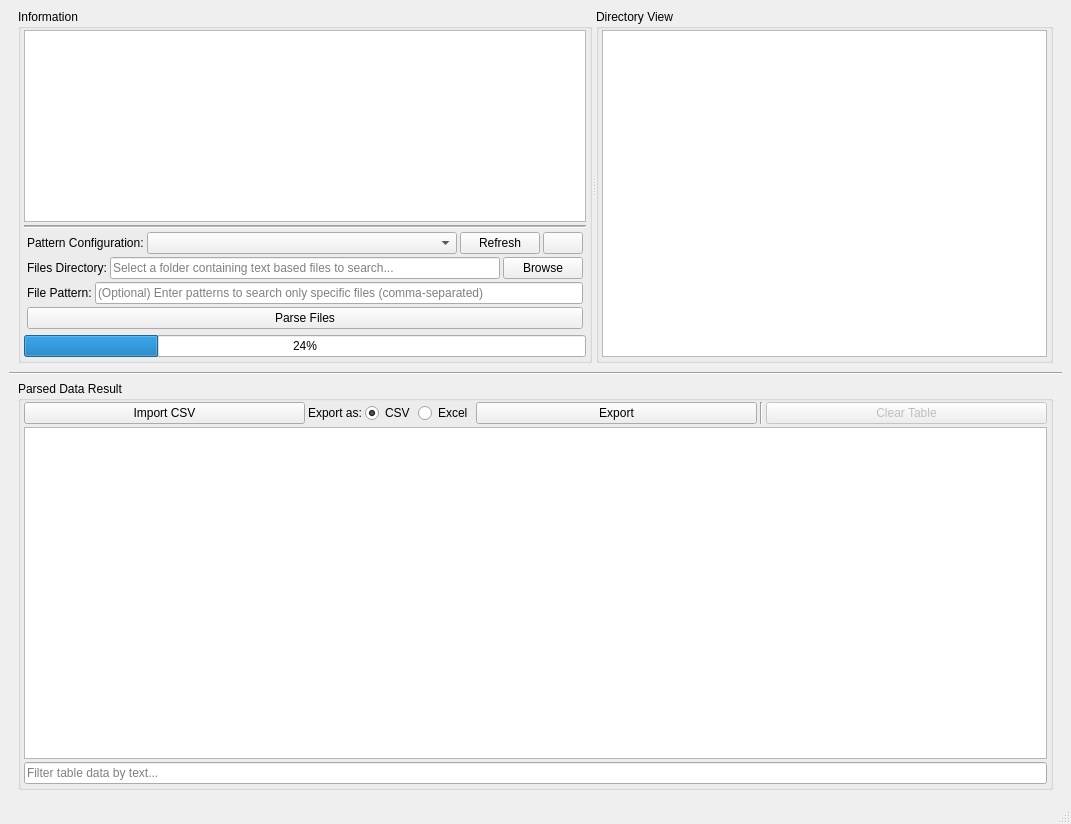
<?xml version="1.0" encoding="UTF-8"?>
<ui version="4.0">
 <class>MainWindow</class>
 <widget class="QMainWindow" name="MainWindow">
  <property name="geometry">
   <rect>
    <x>0</x>
    <y>0</y>
    <width>1071</width>
    <height>824</height>
   </rect>
  </property>
  <property name="windowTitle">
   <string>Lobster Log Reporter</string>
  </property>
  <property name="windowIcon">
   <iconset resource="../../qrc/LobsterLogReporter.qrc">
    <normaloff>:/media/icon/app-icon.ico</normaloff>:/media/icon/app-icon.ico</iconset>
  </property>
  <property name="iconSize">
   <size>
    <width>64</width>
    <height>64</height>
   </size>
  </property>
  <widget class="QWidget" name="centralwidget">
   <layout class="QVBoxLayout" name="verticalLayout">
    <item>
     <widget class="QWidget" name="widgetTop" native="true">
      <layout class="QVBoxLayout" name="verticalLayout_11">
       <property name="topMargin">
        <number>0</number>
       </property>
       <property name="bottomMargin">
        <number>3</number>
       </property>
       <item>
        <widget class="QSplitter" name="splitterTop">
         <property name="minimumSize">
          <size>
           <width>0</width>
           <height>300</height>
          </size>
         </property>
         <property name="orientation">
          <enum>Qt::Orientation::Horizontal</enum>
         </property>
         <widget class="QGroupBox" name="verticalGroupBox_information">
          <property name="title">
           <string>Information</string>
          </property>
          <property name="flat">
           <bool>false</bool>
          </property>
          <layout class="QVBoxLayout" name="verticalLeftLogView">
           <property name="spacing">
            <number>3</number>
           </property>
           <property name="leftMargin">
            <number>3</number>
           </property>
           <property name="topMargin">
            <number>1</number>
           </property>
           <property name="rightMargin">
            <number>3</number>
           </property>
           <property name="bottomMargin">
            <number>3</number>
           </property>
           <item>
            <widget class="QTextEdit" name="text_edit_program_output">
             <property name="minimumSize">
              <size>
               <width>0</width>
               <height>0</height>
              </size>
             </property>
             <property name="lineWrapMode">
              <enum>QTextEdit::LineWrapMode::NoWrap</enum>
             </property>
            </widget>
           </item>
           <item>
            <widget class="Line" name="line_separator">
             <property name="windowModality">
              <enum>Qt::WindowModality::NonModal</enum>
             </property>
             <property name="frameShadow">
              <enum>QFrame::Shadow::Sunken</enum>
             </property>
             <property name="lineWidth">
              <number>1</number>
             </property>
             <property name="midLineWidth">
              <number>1</number>
             </property>
             <property name="orientation">
              <enum>Qt::Orientation::Horizontal</enum>
             </property>
            </widget>
           </item>
           <item>
            <widget class="QWidget" name="widget_configuration" native="true">
             <property name="maximumSize">
              <size>
               <width>16777215</width>
               <height>16777215</height>
              </size>
             </property>
             <layout class="QVBoxLayout" name="verticalLayout_3">
              <property name="spacing">
               <number>3</number>
              </property>
              <property name="leftMargin">
               <number>3</number>
              </property>
              <property name="topMargin">
               <number>1</number>
              </property>
              <property name="rightMargin">
               <number>3</number>
              </property>
              <property name="bottomMargin">
               <number>3</number>
              </property>
              <item>
               <layout class="QHBoxLayout" name="horizontalLayout_2">
                <item>
                 <widget class="QLabel" name="label_pattern_configuration">
                  <property name="sizePolicy">
                   <sizepolicy hsizetype="Preferred" vsizetype="Preferred">
                    <horstretch>0</horstretch>
                    <verstretch>0</verstretch>
                   </sizepolicy>
                  </property>
                  <property name="text">
                   <string>Pattern Configuration:</string>
                  </property>
                 </widget>
                </item>
                <item>
                 <widget class="QComboBox" name="combobox_configuration">
                  <property name="sizePolicy">
                   <sizepolicy hsizetype="Expanding" vsizetype="Fixed">
                    <horstretch>0</horstretch>
                    <verstretch>0</verstretch>
                   </sizepolicy>
                  </property>
                 </widget>
                </item>
                <item>
                 <widget class="QPushButton" name="button_refresh_configuration">
                  <property name="toolTip">
                   <string>Refresh the üatterns if new files were added to the patterns folder.</string>
                  </property>
                  <property name="text">
                   <string>Refresh</string>
                  </property>
                  <property name="icon">
                   <iconset theme="QIcon::ThemeIcon::ViewRefresh"/>
                  </property>
                 </widget>
                </item>
                <item>
                 <widget class="QPushButton" name="button_pattern_configuration_info">
                  <property name="toolTip">
                   <string>Show relevant info about the selected pattern configuration.</string>
                  </property>
                  <property name="text">
                   <string/>
                  </property>
                  <property name="icon">
                   <iconset theme="QIcon::ThemeIcon::HelpAbout"/>
                  </property>
                 </widget>
                </item>
               </layout>
              </item>
              <item>
               <layout class="QHBoxLayout" name="horizontalLayout_3">
                <item>
                 <widget class="QLabel" name="label_files_directory">
                  <property name="text">
                   <string>Files Directory:</string>
                  </property>
                 </widget>
                </item>
                <item>
                 <widget class="QLineEdit" name="input_browse_folder">
                  <property name="placeholderText">
                   <string>Select a folder containing text based files to search...</string>
                  </property>
                  <property name="clearButtonEnabled">
                   <bool>true</bool>
                  </property>
                 </widget>
                </item>
                <item>
                 <widget class="QPushButton" name="button_browse_folder">
                  <property name="toolTip">
                   <string>Browse folder directory.</string>
                  </property>
                  <property name="text">
                   <string>Browse</string>
                  </property>
                 </widget>
                </item>
               </layout>
              </item>
              <item>
               <layout class="QHBoxLayout" name="horizontalLayout_04">
                <item>
                 <widget class="QLabel" name="label_file_pattern">
                  <property name="sizePolicy">
                   <sizepolicy hsizetype="Minimum" vsizetype="Preferred">
                    <horstretch>0</horstretch>
                    <verstretch>0</verstretch>
                   </sizepolicy>
                  </property>
                  <property name="minimumSize">
                   <size>
                    <width>0</width>
                    <height>0</height>
                   </size>
                  </property>
                  <property name="text">
                   <string>File Pattern:</string>
                  </property>
                 </widget>
                </item>
                <item>
                 <widget class="QLineEdit" name="input_file_pattern">
                  <property name="minimumSize">
                   <size>
                    <width>0</width>
                    <height>0</height>
                   </size>
                  </property>
                  <property name="placeholderText">
                   <string>(Optional) Enter patterns to search only specific files (comma-separated)</string>
                  </property>
                  <property name="clearButtonEnabled">
                   <bool>true</bool>
                  </property>
                 </widget>
                </item>
               </layout>
              </item>
              <item>
               <widget class="QPushButton" name="button_parse_files">
                <property name="toolTip">
                 <string>Parse and search the found files in the folder and display it's results into the table below.</string>
                </property>
                <property name="text">
                 <string>Parse Files</string>
                </property>
               </widget>
              </item>
             </layout>
            </widget>
           </item>
           <item>
            <widget class="QProgressBar" name="progressbar">
             <property name="value">
              <number>24</number>
             </property>
            </widget>
           </item>
          </layout>
         </widget>
         <widget class="QGroupBox" name="verticalGroupBox_directory_view">
          <property name="title">
           <string>Directory View</string>
          </property>
          <layout class="QVBoxLayout" name="verticalRightTreeView">
           <property name="spacing">
            <number>3</number>
           </property>
           <property name="leftMargin">
            <number>3</number>
           </property>
           <property name="topMargin">
            <number>1</number>
           </property>
           <property name="rightMargin">
            <number>3</number>
           </property>
           <property name="bottomMargin">
            <number>3</number>
           </property>
           <item>
            <widget class="QTreeView" name="treeview_directory_view"/>
           </item>
          </layout>
         </widget>
        </widget>
       </item>
      </layout>
     </widget>
    </item>
    <item>
     <widget class="Line" name="line">
      <property name="orientation">
       <enum>Qt::Orientation::Horizontal</enum>
      </property>
     </widget>
    </item>
    <item>
     <widget class="QWidget" name="widgetBottom" native="true">
      <layout class="QVBoxLayout" name="verticalLayout_4">
       <property name="topMargin">
        <number>0</number>
       </property>
       <property name="bottomMargin">
        <number>3</number>
       </property>
       <item>
        <widget class="QGroupBox" name="groupBox_parsed_data_result">
         <property name="title">
          <string>Parsed Data Result</string>
         </property>
         <layout class="QVBoxLayout" name="verticalLayout_2">
          <property name="spacing">
           <number>3</number>
          </property>
          <property name="sizeConstraint">
           <enum>QLayout::SizeConstraint::SetDefaultConstraint</enum>
          </property>
          <property name="leftMargin">
           <number>3</number>
          </property>
          <property name="topMargin">
           <number>1</number>
          </property>
          <property name="rightMargin">
           <number>3</number>
          </property>
          <property name="bottomMargin">
           <number>3</number>
          </property>
          <item>
           <layout class="QHBoxLayout" name="horizontalLayout_4">
            <item>
             <widget class="QPushButton" name="button_import_csv">
              <property name="toolTip">
               <string>Import a CSV file into the table.</string>
              </property>
              <property name="text">
               <string>Import CSV</string>
              </property>
              <property name="icon">
               <iconset theme="QIcon::ThemeIcon::InsertLink"/>
              </property>
             </widget>
            </item>
            <item>
             <widget class="QLabel" name="label_export_as">
              <property name="sizePolicy">
               <sizepolicy hsizetype="Maximum" vsizetype="Preferred">
                <horstretch>0</horstretch>
                <verstretch>0</verstretch>
               </sizepolicy>
              </property>
              <property name="text">
               <string>Export as:</string>
              </property>
             </widget>
            </item>
            <item>
             <widget class="QRadioButton" name="radiobutton_csv">
              <property name="sizePolicy">
               <sizepolicy hsizetype="Maximum" vsizetype="Fixed">
                <horstretch>0</horstretch>
                <verstretch>0</verstretch>
               </sizepolicy>
              </property>
              <property name="text">
               <string>CSV</string>
              </property>
              <property name="checked">
               <bool>true</bool>
              </property>
             </widget>
            </item>
            <item>
             <widget class="QRadioButton" name="radiobutton_excel">
              <property name="sizePolicy">
               <sizepolicy hsizetype="Maximum" vsizetype="Fixed">
                <horstretch>0</horstretch>
                <verstretch>0</verstretch>
               </sizepolicy>
              </property>
              <property name="text">
               <string>Excel</string>
              </property>
             </widget>
            </item>
            <item>
             <widget class="QPushButton" name="button_export">
              <property name="toolTip">
               <string>Export the table data.</string>
              </property>
              <property name="text">
               <string>Export</string>
              </property>
             </widget>
            </item>
            <item>
             <widget class="Line" name="line_separator_vertical">
              <property name="orientation">
               <enum>Qt::Orientation::Vertical</enum>
              </property>
             </widget>
            </item>
            <item>
             <widget class="QPushButton" name="button_clear_table">
              <property name="enabled">
               <bool>false</bool>
              </property>
              <property name="toolTip">
               <string>Clear table results.</string>
              </property>
              <property name="text">
               <string>Clear Table</string>
              </property>
             </widget>
            </item>
           </layout>
          </item>
          <item>
           <widget class="QTableView" name="table_view_result">
            <property name="showGrid">
             <bool>true</bool>
            </property>
            <property name="gridStyle">
             <enum>Qt::PenStyle::SolidLine</enum>
            </property>
            <property name="sortingEnabled">
             <bool>true</bool>
            </property>
           </widget>
          </item>
          <item>
           <widget class="QLineEdit" name="input_filter_table">
            <property name="toolTip">
             <string>Filter table data.</string>
            </property>
            <property name="placeholderText">
             <string>Filter table data by text...</string>
            </property>
           </widget>
          </item>
         </layout>
        </widget>
       </item>
      </layout>
     </widget>
    </item>
   </layout>
  </widget>
  <widget class="QMenuBar" name="menubar">
   <property name="geometry">
    <rect>
     <x>0</x>
     <y>0</y>
     <width>1071</width>
     <height>33</height>
    </rect>
   </property>
  </widget>
  <widget class="QStatusBar" name="statusbar"/>
 </widget>
 <resources>
  <include location="../../qrc/LobsterLogReporter.qrc"/>
 </resources>
 <connections/>
</ui>
